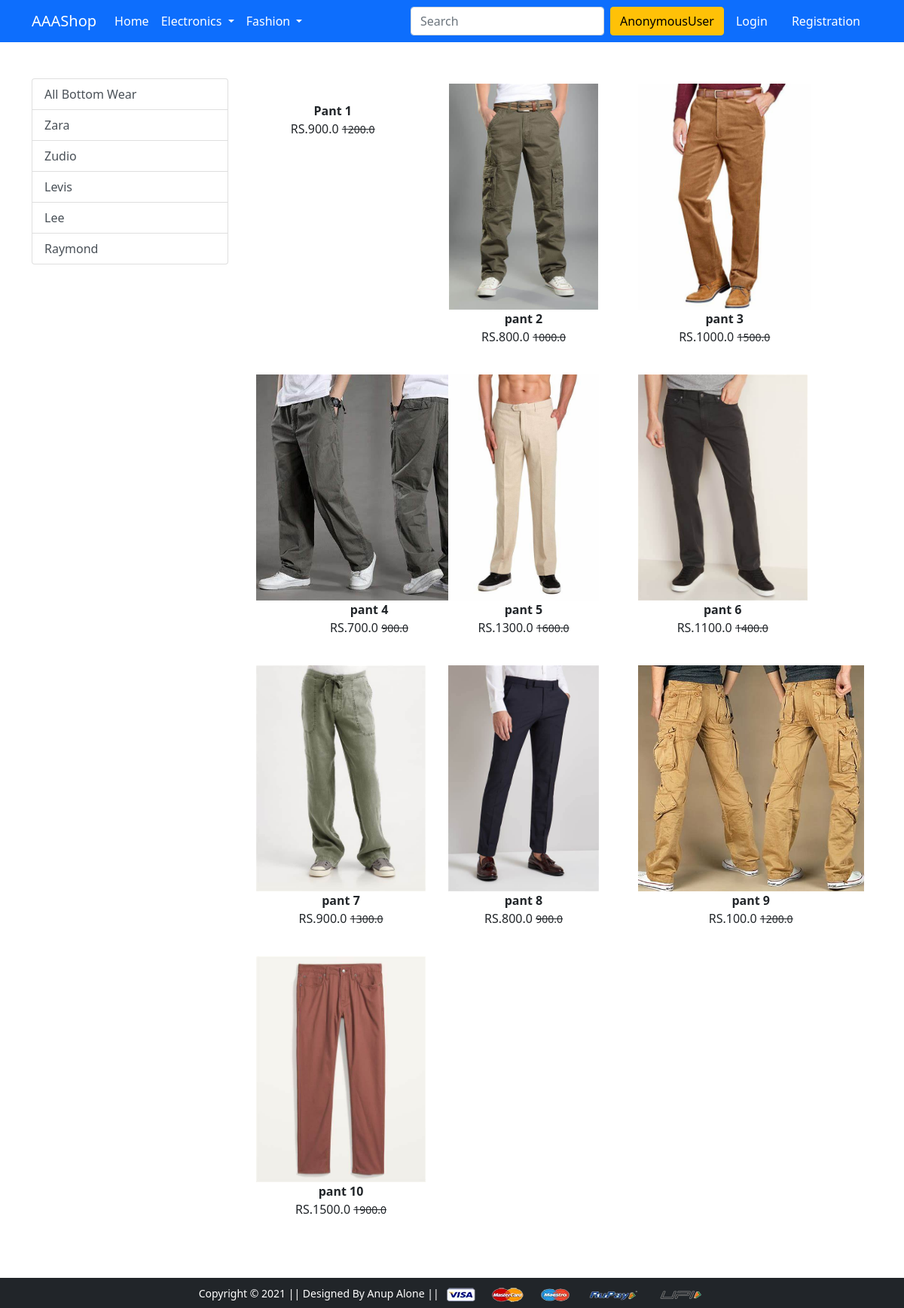
The app's page /bottomwear/ with its own data.
### app/models.py (models this page shows, shortened)
class Products(models.Model):
    title=models.CharField(max_length=100)
    selling_price=models.FloatField()
    discounted_price=models.FloatField()
    description=models.TextField()
    brand=models.CharField(max_length=100)
    category=models.CharField(choices=CATEGORY_CHOICES,max_length=100)
    product_image=models.ImageField(upload_to="productImg")

### app/views.py (the view)
# urls.py: path('bottomwear/', views.bottomwear, name='bottomwear'),
def bottomwear(request,data=None):
    if data == None:
        bottomwear=Products.objects.filter(category="BW")
    elif data=="Zara" or data=="zudio" or data=="Levis" or data=="Raymond" or data=="Lee":
        bottomwear=Products.objects.filter(category="BW").filter(brand=data)
    total_item=0
    if request.user.is_authenticated:
        total_item=len(Cart.objects.filter(user=request.user))
    return render(request, 'app/bottomwear.html',{"bottomwear":bottomwear,"total_item":total_item})

### app/templates/app/bottomwear.html (shortened to what this page needs)
{% extends 'app/base.html' %}
{% load static %}
{% block main-content %}
<div class="container my-5">
 <div class="row">
  <div class="col-sm-3">
<div class="list-group">
    <a href="{% url 'bottomwear' %}" class="list-group-item list-group-item-action" aria-current="true">All Bottom Wear</a>
    <a href="{% url 'bottomweardata' 'Zara' %}" class="list-group-item list-group-item-action" aria-current="true">Zara</a>
    <a href="{% url 'bottomweardata' 'zudio' %}" class="list-group-item list-group-item-action" aria-current="true">Zudio</a>
    <a href="{% url 'bottomweardata' 'Levis' %}" class="list-group-item list-group-item-action" aria-current="true">Levis</a>
    <a href="{% url 'bottomweardata' 'Lee' %}" class="list-group-item list-group-item-action" aria-current="true">Lee</a>
    <a href="{% url 'bottomweardata' 'Raymond' %}" class="list-group-item list-group-item-action" aria-current="true">Raymond</a>
</div>
  </div>
  <div class="col-sm-8 ">
    <div class="row">
    {% for b in bottomwear %}
        <div class="col-sm-4 text-center mb-4">
            <a href="{% url 'product-detail' b.id %}" class="btn">
                <div class="item">
                    <img src="{{b.product_image.url}}" alt="" height="300">
                    <div class="fw-bold">{{b.title}}</div>
                    <div class="fb-bold">RS.{{b.discounted_price}}
                        <small class="fw-light text-decoration-line-through">{{b.selling_price}}</small></div>
                </div>
            </a>
        </div>
    {% endfor %}
    </div>
  </div>
 </div>
</div>
{% endblock main-content %}

### records on screen
Products: title "Pant 1", discounted_price "900.0", selling_price "1200.0"
Products: product_image (picture), title "pant 2", discounted_price "800.0", selling_price "1000.0"
Products: product_image (picture), title "pant 3", discounted_price "1000.0", selling_price "1500.0"
Products: product_image (picture), title "pant 4", discounted_price "700.0", selling_price "900.0"
Products: product_image (picture), title "pant 5", discounted_price "1300.0", selling_price "1600.0"
Products: product_image (picture), title "pant 6", discounted_price "1100.0", selling_price "1400.0"
Products: product_image (picture), title "pant 7", discounted_price "900.0", selling_price "1300.0"
Products: product_image (picture), title "pant 8", discounted_price "800.0", selling_price "900.0"
Products: product_image (picture), title "pant 9", discounted_price "100.0", selling_price "1200.0"
Products: product_image (picture), title "pant 10", discounted_price "1500.0", selling_price "1900.0"

### other values on screen
{{ request.user }} "AnonymousUser"
